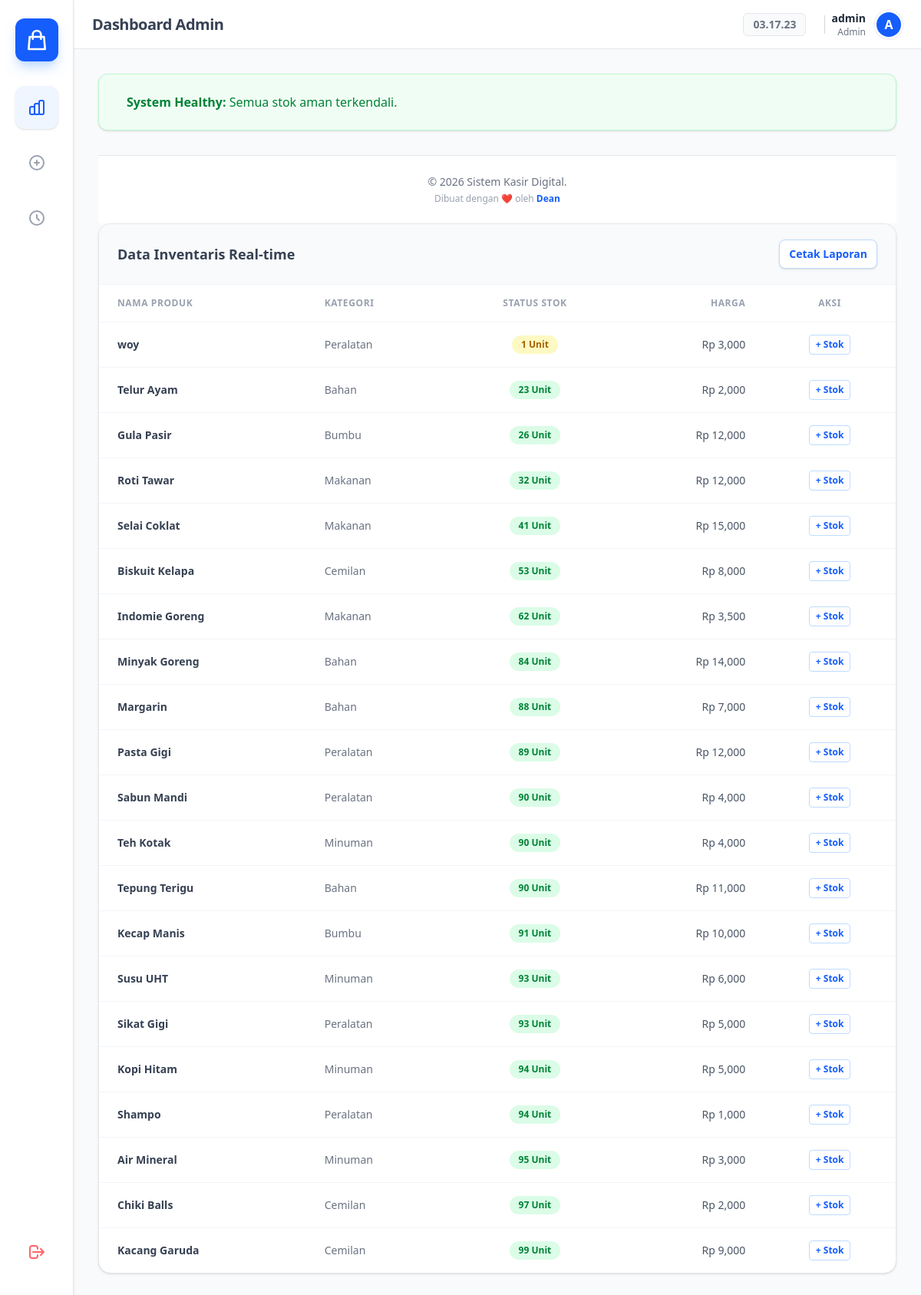
The app's page /admin/admin.php (signed in) with its own data.
### tables this page shows
CREATE TABLE `barang` (
  `id` int(11) NOT NULL,
  `nama_barang` varchar(100) DEFAULT NULL,
  `harga` int(11) DEFAULT NULL,
  `stok` int(11) DEFAULT NULL,
  `gambar` varchar(255) DEFAULT NULL,
  `kategori` varchar(50) DEFAULT NULL
);

### admin/admin.php (the view, shortened to what this page needs)
<?php
include '../config/koneksi.php';
?>
<!DOCTYPE html>
<html lang="id">
<head>
     <link rel="stylesheet" href="../assets/style.css">
</head>
<body class="bg-gray-50 font-sans text-gray-700 flex h-screen overflow-hidden">
    <?php include '../components/sideadmin.php'; ?>
    <main class="flex-1 flex flex-col h-full overflow-hidden relative">
        <?php
            include '../components/navbar.php';
        ?>
        <div class="flex-1 overflow-y-auto p-8">
            <div class="ai-alert-section grid grid-cols-1 gap-4 mb-8">
                <?php
                $ada_warning = false;
                if (!$ada_warning) {
                    echo '<div class="bg-green-50 border border-green-200 rounded-xl p-6 flex items-center shadow-sm"><div class="text-green-500 mr-3"></div><div class="text-green-700"><b>System Healthy:</b> Semua stok aman terkendali.</div></div>';
                }
                ?>
            </div>
      <div class="mt-8 text-center">
        <?php include '../components/footer.php'; ?>
    </div>
            <div class="card-tabel bg-white rounded-2xl shadow-sm border border-gray-200 overflow-hidden">
                <div class="px-6 py-5 border-b border-gray-100 flex justify-between items-center bg-gray-50 no-print">
                    <h3 class="font-bold text-gray-700 text-lg">Data Inventaris Real-time</h3>
                    <button onclick="window.print()" class="text-blue-600 hover:text-blue-800 text-sm font-bold flex items-center bg-white px-3 py-2 rounded-lg border border-blue-200 shadow-sm transition">
                        Cetak Laporan
                    </button>
                </div>
                <table class="w-full text-left">
                    <thead>
                        <tr class="text-xs font-bold text-gray-400 uppercase tracking-wider border-b border-gray-100 bg-white">
                            <th class="px-6 py-4">Nama Produk</th>
                            <th class="px-6 py-4">Kategori</th>
                            <th class="px-6 py-4 text-center">Status Stok</th>
                            <th class="px-6 py-4 text-right">Harga</th>
                            <th class="px-6 py-4 text-center no-print">Aksi</th>
                        </tr>
                    </thead>
                    <tbody class="divide-y divide-gray-100 text-sm">
                        <?php
                        $q = mysqli_query($koneksi, "SELECT * FROM barang ORDER BY stok ASC");
                        while ($row = mysqli_fetch_assoc($q)) :
                            $stok = $row['stok'];
                            if($stok <= 0) $status_cls = "bg-red-100 text-red-700";
                            elseif($stok < 20) $status_cls = "bg-yellow-100 text-yellow-700";
                            else $status_cls = "bg-green-100 text-green-700";
                        ?>
                        <tr class="hover:bg-gray-50 transition">
                            <td class="px-6 py-4 font-bold text-gray-700"><?= $row['nama_barang'] ?></td>
                            <td class="px-6 py-4 text-gray-500"><?= $row['kategori'] ?></td>
                            <td class="px-6 py-4 text-center">
                                <span class="inline-flex items-center px-3 py-1 rounded-full text-xs font-bold <?= $status_cls ?>">
                                    <?= $stok ?> Unit
                                </span>
                            </td>
                            <td class="px-6 py-4 text-right font-medium text-gray-600">Rp <?= number_format($row['harga']) ?></td>
                            <td class="px-6 py-4 text-center no-print">
                                <button onclick="bukaModalRestock(<?= $row['id'] ?>, '<?= $row['nama_barang'] ?>', <?= $row['stok'] ?>)" class="text-blue-600 hover:text-blue-800 font-bold text-xs border border-blue-200 px-2 py-1 rounded">
                                    + Stok
                                </button>
                            </td>
                        </tr>
                        <?php endwhile; ?>
                    </tbody>
                </table>
            </div>
        </div>
    </main>
</body>
</html>

### admin/admin.php (style rules this page uses)
body { font-family: 'Segoe UI', Roboto, sans-serif; }

### records on screen
barang: nama_barang "woy", kategori "Peralatan", stok "1", harga "3,000"
barang: nama_barang "Telur Ayam", kategori "Bahan", stok "23", harga "2,000"
barang: nama_barang "Gula Pasir", kategori "Bumbu", stok "26", harga "12,000"
barang: nama_barang "Roti Tawar", kategori "Makanan", stok "32", harga "12,000"
barang: nama_barang "Selai Coklat", kategori "Makanan", stok "41", harga "15,000"
barang: nama_barang "Biskuit Kelapa", kategori "Cemilan", stok "53", harga "8,000"
barang: nama_barang "Indomie Goreng", kategori "Makanan", stok "62", harga "3,500"
barang: nama_barang "Minyak Goreng", kategori "Bahan", stok "84", harga "14,000"
barang: nama_barang "Margarin", kategori "Bahan", stok "88", harga "7,000"
barang: nama_barang "Pasta Gigi", kategori "Peralatan", stok "89", harga "12,000"
barang: nama_barang "Sabun Mandi", kategori "Peralatan", stok "90", harga "4,000"
barang: nama_barang "Teh Kotak", kategori "Minuman", stok "90", harga "4,000"
barang: nama_barang "Tepung Terigu", kategori "Bahan", stok "90", harga "11,000"
barang: nama_barang "Kecap Manis", kategori "Bumbu", stok "91", harga "10,000"
barang: nama_barang "Susu UHT", kategori "Minuman", stok "93", harga "6,000"
barang: nama_barang "Sikat Gigi", kategori "Peralatan", stok "93", harga "5,000"
barang: nama_barang "Kopi Hitam", kategori "Minuman", stok "94", harga "5,000"
barang: nama_barang "Shampo", kategori "Peralatan", stok "94", harga "1,000"
barang: nama_barang "Air Mineral", kategori "Minuman", stok "95", harga "3,000"
barang: nama_barang "Chiki Balls", kategori "Cemilan", stok "97", harga "2,000"
barang: nama_barang "Kacang Garuda", kategori "Cemilan", stok "99", harga "9,000"

### other values on screen
$pageTitle "Dashboard Admin"
$nama_tampil "admin"
$role_tampil "Admin"
$huruf_avatar "A"
